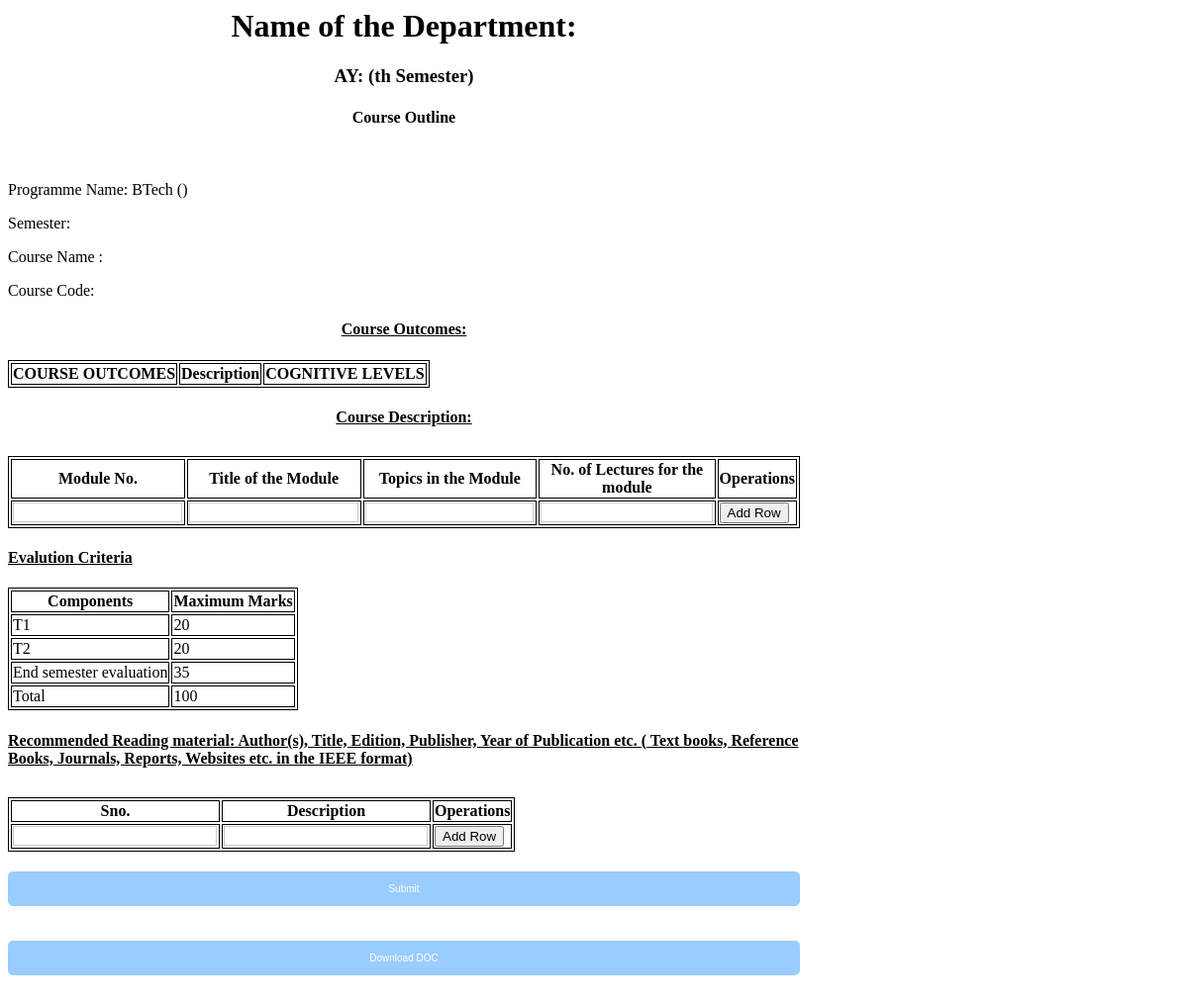
Before: /courseoutline.php?rid=6 with the older database file.
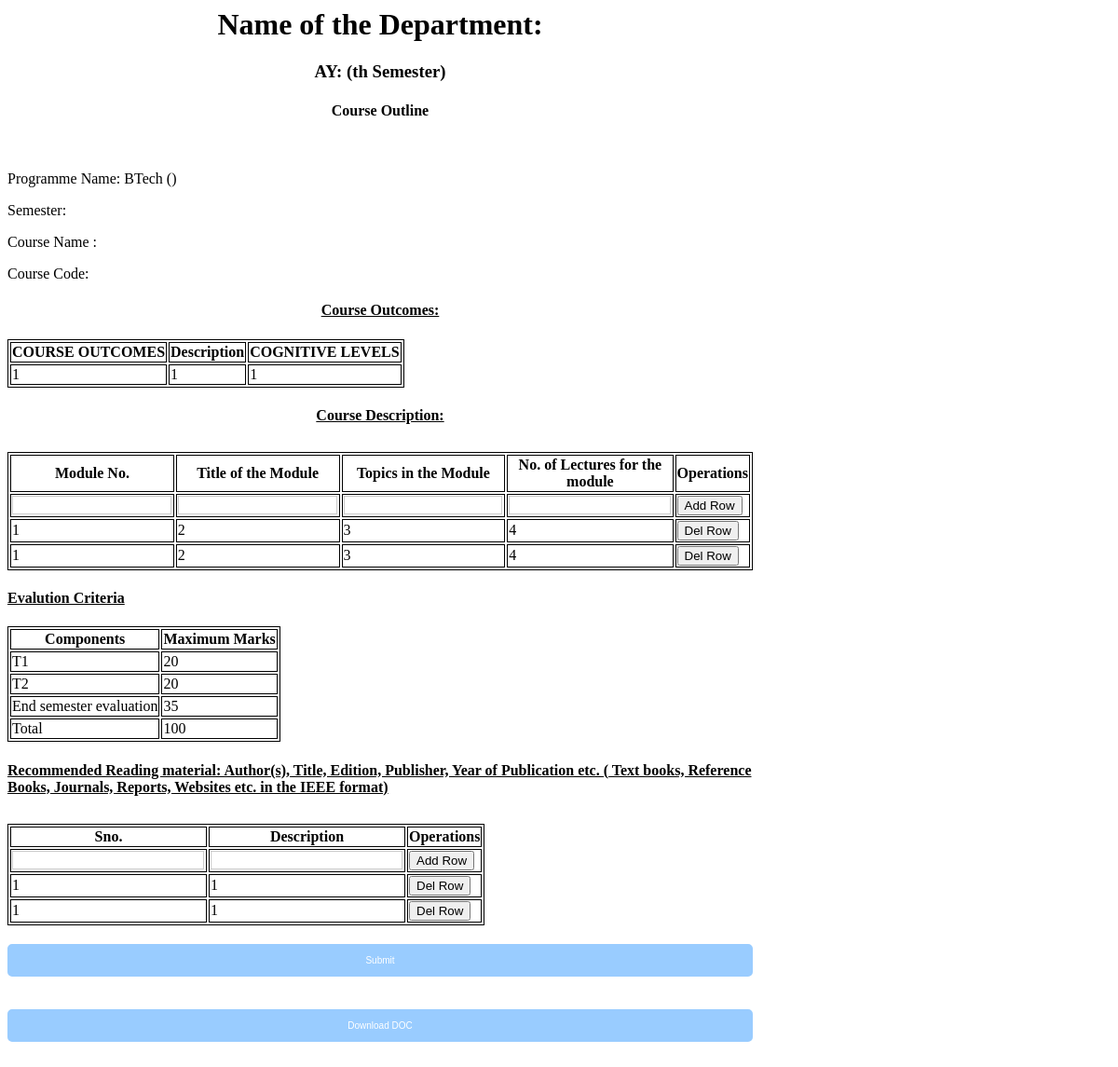
After: the same page with the newer database file.
### tables this page shows
CREATE TABLE `table1` (
  `row_id` int(11) NOT NULL,
  `rid` int(100) NOT NULL,
  `c_no` varchar(111) NOT NULL,
  `c_des` varchar(111) NOT NULL,
  `cog_level` varchar(111) NOT NULL,
  `direct_assesment` varchar(1000) NOT NULL,
  `indirect_assesment` varchar(1000) NOT NULL
);

CREATE TABLE `table7` (
  `row_id` int(111) NOT NULL,
  `rid` int(100) NOT NULL,
  `sno` int(11) NOT NULL,
  `mname` varchar(1000) NOT NULL,
  `mdesc` varchar(1111) NOT NULL,
  `mnum` varchar(100) NOT NULL
);

CREATE TABLE `table9` (
  `row_id` int(111) NOT NULL,
  `sno` int(11) NOT NULL,
  `rid` int(100) NOT NULL,
  `material` varchar(1000) NOT NULL
);

### courseoutline.php (the view, shortened to what this page needs)
<?php
include('connect.inc.php');
$rid = stripcslashes(htmlspecialchars($_GET['rid']));
$semester = stripcslashes(htmlspecialchars($_GET['semester']));
$year = stripcslashes(htmlspecialchars($_GET['year']));
$ccode = stripcslashes(htmlspecialchars($_GET['ccode']));
$rcname = stripcslashes(htmlspecialchars($_GET['rcname']));
$branch =stripcslashes(htmlspecialchars($_GET['branch']));
?>
<html>
<head>
    <link rel="stylesheet" type="text/css" href="style.css?id=3">
    <link rel="stylesheet" type="text/css" href="openingstyle.css?id=2">
</head>
<body>
<form action="storeoutlinedb.php" method="post">
<div class="page-holder">
	<div class="container">
    <div class="page-holder">
        <p style="text-align:center">
       <h1>Name of the Department: <?php ?> </h1>
            <h3>AY: <?php echo $year; ?> (<?php echo $semester;?>th Semester)</h3>
            <h4>Course Outline</h4>
        </p>
    </div>
    <br>
    <p class="sub">
    Programme Name: BTech (<?php echo $branch;?>)
    </p>
    <p class="sub">
    Semester: <?php echo $semester;?>
    </p>
    <p class="sub">
    Course Name : <?php echo $ccode;?>
    </p>
    <p class="sub">
    Course Code: <?php echo $rcname;?>
    </p>
    <u>
        <h4>Course Outcomes:</h4>
    </u>
    <table class="" id='co'>
        <thead>
            <tr>
                <th>COURSE OUTCOMES</th>
                <th>Description</th>
                <th>COGNITIVE LEVELS</th>
            </tr>
        </thead>
        <tbody>
        <?php
            $ser0 = mysqli_query($db, "SELECT row_id, c_no, c_des,cog_level FROM table1 where rid='".$rid."' ");
            while(   $get_ser0 = mysqli_fetch_assoc($ser0)){
                $c_no = $get_ser0['c_no'];
                $c_des = $get_ser0['c_des'];
                $cog_level = $get_ser0['cog_level'];
                echo "<tr>
                    <td class=''> $c_no </td>
                    <td class=''> $c_des </td>
                    <td class=''> $cog_level </td>
                    </tr>";
                }
        ?>
        </tbody>
    </table>
    <u>
        <h4>Course Description:</h4>
    </u>
    <table class="element3" id='co'>
        <thead>
            <tr>
                <th>Module No.</th>
                <th>Title of the Module</th>
                <th>Topics in the Module</th>
                <th>No. of Lectures for the module</th>
                <th>Operations</th>
            </tr>
        </thead>
        <tbody>
        <tr>
            <td class=''><input type="text" name="sno1"></td>
            <td class=''><input type="text" name="mname"></td>
            <td class=''><input type="text" name="mdesc"/></td>
            <td class=''><input type="text" name="mnum"/></td>
            <td><button type="button" onclick="myFunction('co')">Add Row</button></td>
        </tr>
        <?php
            $ser0 = mysqli_query($db, "SELECT row_id, sno, mname, mdesc,mnum FROM table7 where rid='".$rid."' ");
            while(   $get_ser0 = mysqli_fetch_assoc($ser0)){
                $sno1 = $get_ser0['sno'];
                $mname = $get_ser0['mname'];
                $mdesc = $get_ser0['mdesc'];
                $mnum = $get_ser0['mnum'];
                $row_id = $get_ser0['row_id'];
                $table = "table7";
                echo "<tr>
                    <td class=''> $sno1 </td>
                    <td class=''> $mname </td>
                    <td class=''> $mdesc </td>
                    <td class=''> $mnum </td>
                    <td class=''> <button type='button' onclick='delRow($row_id,&quot;$table&quot;)'>Del Row</button> </td>
                    </tr>";
                }
        ?>
        </tbody>
    </table>
   <p style="text-align:center">
    <u>
        <h4 class="sub">Evalution Criteria</h4>
    </u>
</p>
    <table class="" id="co-po">
        <thead>
            <tr>
                <th>Components  </th>
                <th>Maximum Marks </th>
            </tr>
        </thead>
        <tbody>
        <tr>
            <td> T1 </td>
            <td> 20 </td>
        </tr>
        <tr>
            <td> T2 </td>
            <td> 20 </td>
        </tr>
        <tr>
            <td> End semester evaluation </td>
            <td> 35 </td>
        </tr>
        <tr>
            <td> Total </td>
            <td> 100 </td>
        </tr>
        </tbody>
    </table>
	<p style="text-align:center">
    <u>
        <h4 class="sub">Recommended Reading material: Author(s), Title, Edition, Publisher, Year of Publication etc. ( Text books, Reference Books, Journals, Reports, Websites etc. in the IEEE format)  </h4>
    </u>
	</p>
    <table class="element3" id='book'>
        <thead>
                <th>Sno.</th>
                <th>Description</th>
                <th>Operations</th>
        </thead>
        <tbody>
        <tr>
            <td class=''><input type="text" name="sno2"></td>
            <td class=''><input type="text" name="material"/></td>
            <td><button type="button" onclick="myFunction('book')">Add Row</button></td>
        </tr>
        <?php
            $ser0 = mysqli_query($db, "SELECT row_id, sno, material FROM table9 where rid='".$rid."' ");
            while(   $get_ser0 = mysqli_fetch_assoc($ser0)){
                $sno2 = $get_ser0['sno'];
                $material = $get_ser0['material'];
                $row_id = $get_ser0['row_id'];
                $table = "table9";
                echo "<tr>
                    <td class=''> $sno2 </td>
                    <td class=''> $material </td>
                    <td class=''> <button type='button' onclick='delRow($row_id,&quot;$table&quot;)'>Del Row</button> </td>
                    </tr>";
                }
        ?>
        </tbody>
    </table>
    <input type="submit">
</form>
<form method="post">
<input type="submit" name="print"
                class="button" value="Download DOC" />
</form>
    <body>
</html>

### style.css (style rules this page uses)
input[type=text],input[type=password] { width:99.5%; padding:10px; margin-top:8px; border:1px solid #ccc; padding-left:5px; font-size:16px; font-family:raleway; }
input[type=submit] { width:100%; background-color:#99ccff; color:#fff; border:2px solid #99ccff; padding:10px; cursor:pointer; font-size: 10px; border-radius:5px; margin-bottom:15px; margin-top: 20px; }
.container { width: 800px; height: auto; margin: 0px; }
.page-holder { text-align:center; }
.element3 { margin-top:30px; }
.button { margin: auto; color:#2528ad; padding:10px; cursor:pointer; }

### openingstyle.css (style rules this page uses)
table, th, td { border: 1px solid black; }
input[type=text],input[type=password] { width:99.5%; padding:0; margin-top:0; border:1px solid #ccc; padding-left:5px; font-size:16px; font-family:raleway; }
.sub { text-align: left; }

Changed rows visible on the page:
added table1: c_no "1", c_des "1", cog_level "1"
added table7: sno "1", mname "2", mdesc "3", mnum "4"
added table7: sno "1", mname "2", mdesc "3", mnum "4"
added table9: sno "1", material "1"
added table9: sno "1", material "1"
